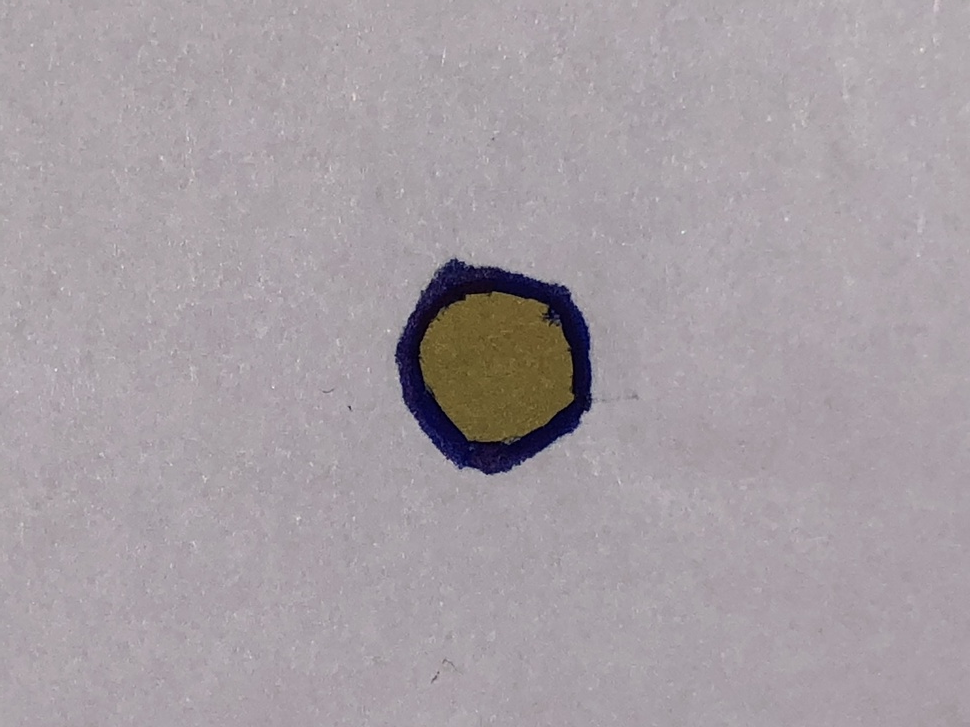
#> input picture IMG_8914.jpg, 970 x 727 px, shrunk from 4032 x 3024 before the run
$ python -i background.py   (imports and definitions only)
#> lines starting #> are read from the running program, lines starting #| are printed output that depends on the picture; after the words box and inside, x2 and y2 are one past the last pixel; in counts of white or black regions, pixels touching at a corner belong together
#> further down, picture is the input picture: shape (727, 970, 3); mean B, G, R 163.8, 158.4, 166
import cv2
import numpy as np
import math
from enum import Enum

class BackgroundPipeline:
    """
    An OpenCV pipeline generated by GRIP.
    """

    def __init__(self):
        """initializes all values to presets or None if need to be set
        """

        self.normalize_type = cv2.NORM_MINMAX
        self.normalize_alpha = 0.0
        self.normalize_beta = 255.0

        self.normalize_output = None

        self.hsv_threshold_input = self.normalize_output
        self.hsv_threshold_hue = [0.0, 180.0]
        self.hsv_threshold_saturation = [0.0, 85.0]
        self.hsv_threshold_value = [170.0, 255.0]

        self.hsv_threshold_output = None


        self.mask_mask = self.hsv_threshold_output

        self.mask_output = None


    def process(self, source0):
        """
        Runs the pipeline and sets all outputs to new values.
        """
        # Step Normalize0:
        self.normalize_input = source0
        (self.normalize_output) = self.normalize(self.normalize_input, self.normalize_type, self.normalize_alpha, self.normalize_beta)

        # Step HSV_Threshold0:
        self.hsv_threshold_input = self.normalize_output
        (self.hsv_threshold_output) = self.hsv_threshold(self.hsv_threshold_input, self.hsv_threshold_hue, self.hsv_threshold_saturation, self.hsv_threshold_value)

        # Step Mask0:
        self.mask_input = source0
        self.mask_mask = self.hsv_threshold_output
        (self.mask_output) = self.mask(self.mask_input, self.mask_mask)


    @staticmethod
    def normalize(input, type, a, b):
        """Normalizes or remaps the values of pixels in an image.
        Args:
            input: A numpy.ndarray.
            type: Opencv enum.
            a: The minimum value.
            b: The maximum value.
        Returns:
            A numpy.ndarray of the same type as the input.
        """
#> called with type = 32, a = 0, b = 255
        return cv2.normalize(input, None, a, b, type)

    @staticmethod
    def hsv_threshold(input, hue, sat, val):
        """Segment an image based on hue, saturation, and value ranges.
        Args:
            input: A BGR numpy.ndarray.
            hue: A list of two numbers the are the min and max hue.
            sat: A list of two numbers the are the min and max saturation.
            lum: A list of two numbers the are the min and max value.
        Returns:
            A black and white numpy.ndarray.
        """
        out = cv2.cvtColor(input, cv2.COLOR_BGR2HSV)
#> out: shape (727, 970, 3); mean H, S, V 151.7, 18, 172.1
        return cv2.inRange(out, (hue[0], sat[0], val[0]),  (hue[1], sat[1], val[1]))
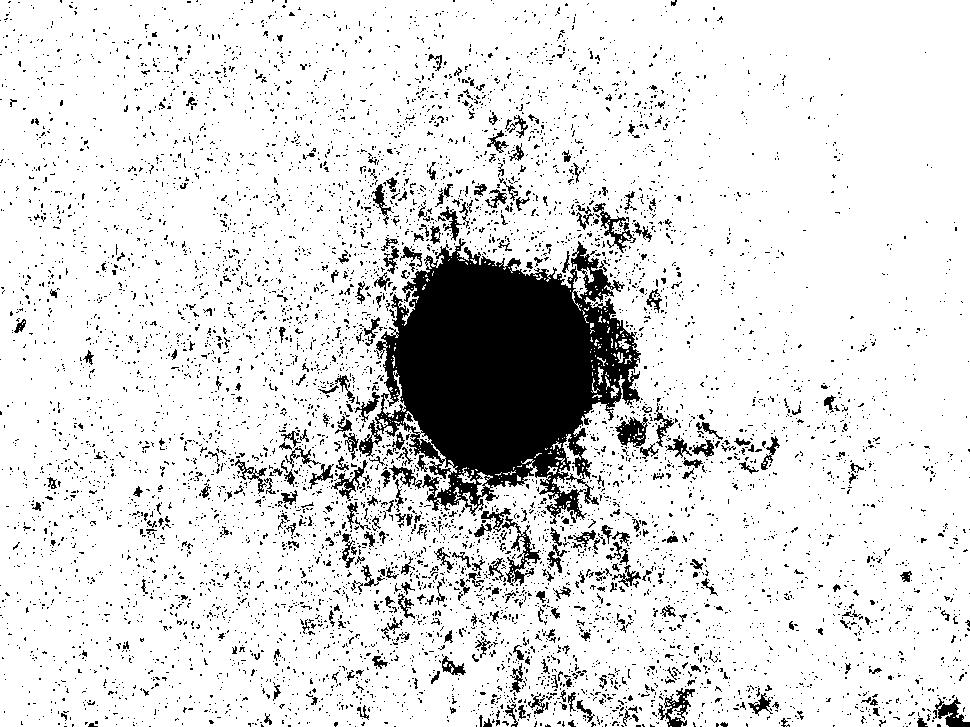
#> returned value: shape (727, 970); 87.1% white; 7036 black regions (6666 under 20 px), largest, box (x1, y1, x2, y2) and area: (359, 238, 641, 524) 44804, (502, 516, 541, 586) 715, (615, 417, 648, 448) 577

    @staticmethod
    def mask(input, mask):
        """Filter out an area of an image using a binary mask.
        Args:
            input: A three channel numpy.ndarray.
            mask: A black and white numpy.ndarray.
        Returns:
            A three channel numpy.ndarray.
        """
        return cv2.bitwise_and(input, input, mask=mask)
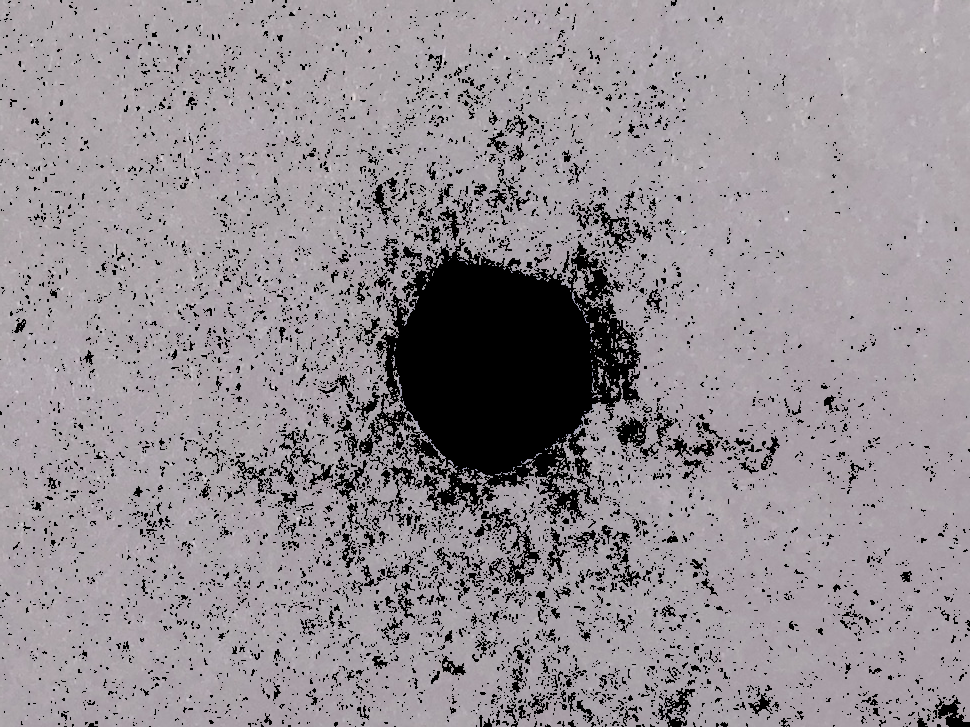
#> returned value: shape (727, 970, 3); mean of channels 0, 1, 2 148.1, 142.8, 149.4; drawn as B, G, R

def get_background_color(source):
    img = source.copy()
    p = BackgroundPipeline()
    p.process(img)

    # get average bgr of the white paper background for calibration purposes
    float_bgr = list(cv2.mean(p.mask_output[:,:,:], p.mask_mask)[0:3])
    bgr_background = [round(x) for x in float_bgr]

    # get average hsv as well
    hsv_mat = cv2.cvtColor(np.uint8([[bgr_background]]), cv2.COLOR_BGR2HSV)
    hsv_background = hsv_mat[0][0]

    return p, np.array(bgr_background).astype(int), np.array(hsv_background).astype(int)

>>> import cv2
>>> picture = cv2.imread('IMG_8914.jpg')
>>> result = BackgroundPipeline().process(picture)

$ run again, on IMG_8915.jpg
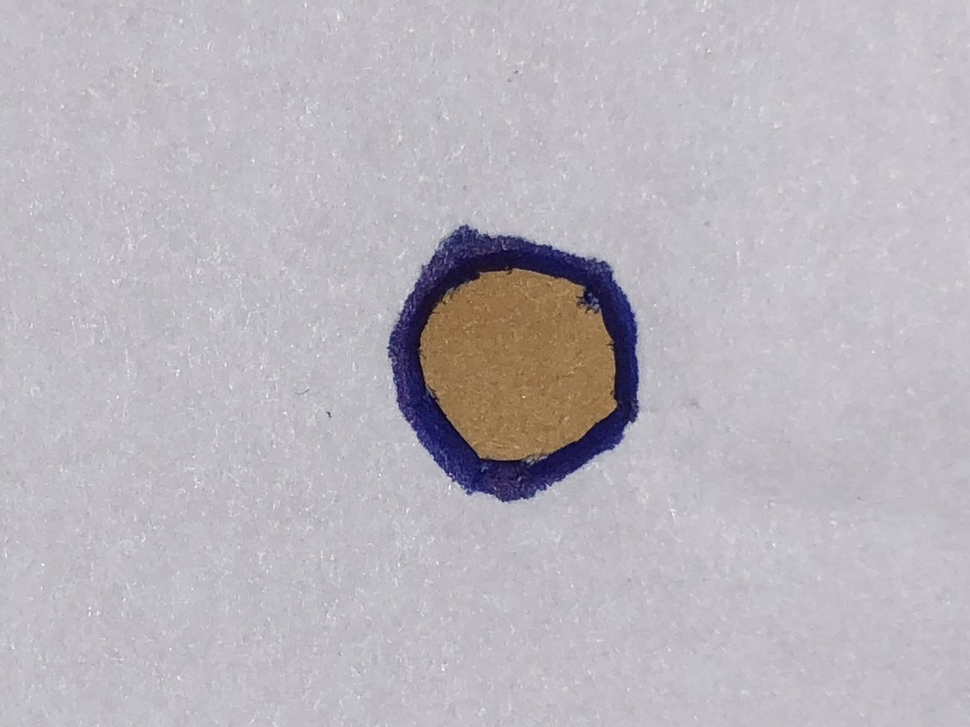
#> input picture IMG_8915.jpg, 970 x 727 px, shrunk from 4032 x 3024 before the run
#> picture is the input picture: shape (727, 970, 3); mean B, G, R 188.4, 181.7, 185.8
#> out: shape (727, 970, 3); mean H, S, V 126.5, 18.4, 191.3
#> in hsv_threshold, `return cv2.inRange(out, (hue[0], sat[0], val[0]),  (hue[1], sat[1], va..`:
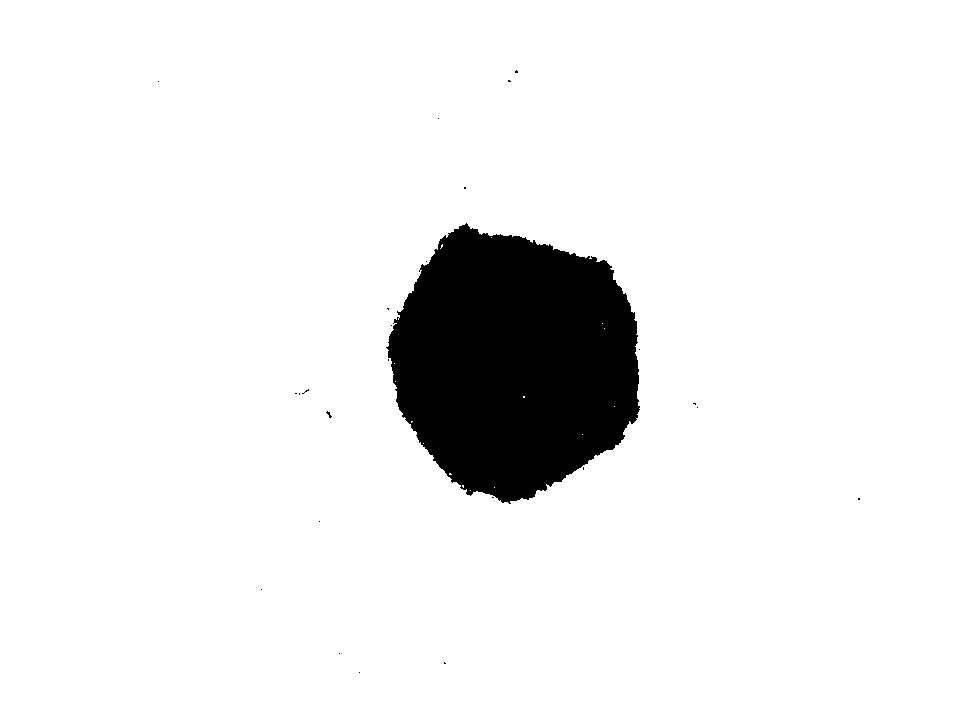
#> returned value: shape (727, 970); 92.6% white; 25 black regions (24 under 20 px), largest, box (x1, y1, x2, y2) and area: (386, 223, 640, 504) 52042
#> in mask, `return cv2.bitwise_and(input, input, mask=mask)`:
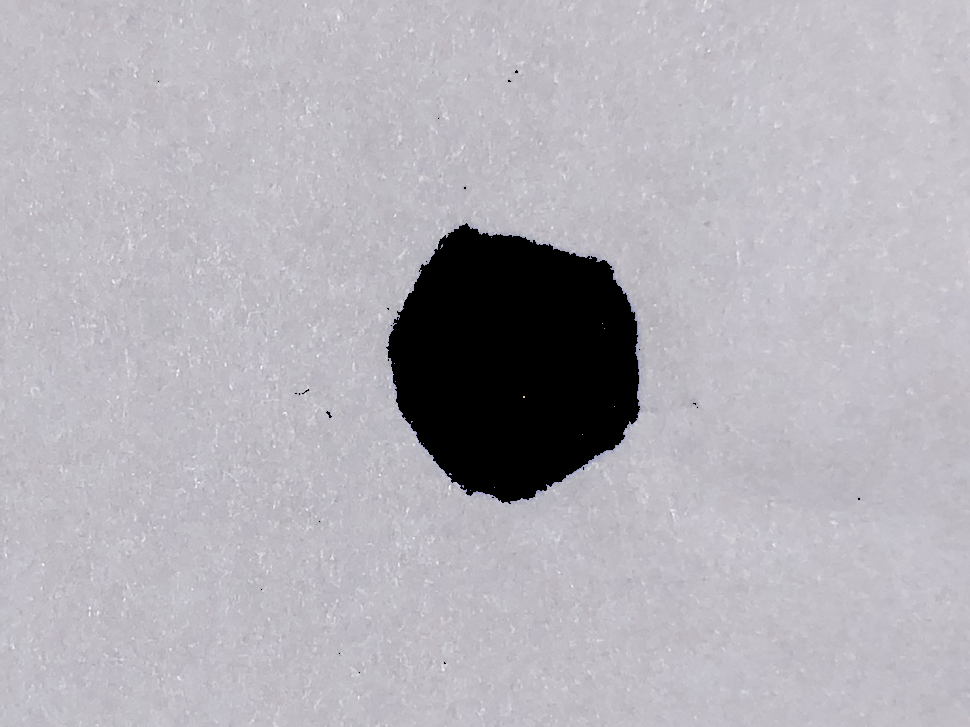
#> returned value: shape (727, 970, 3); mean of channels 0, 1, 2 182.5, 175.6, 178.2; drawn as B, G, R

$ run again, on IMG_8916.jpg
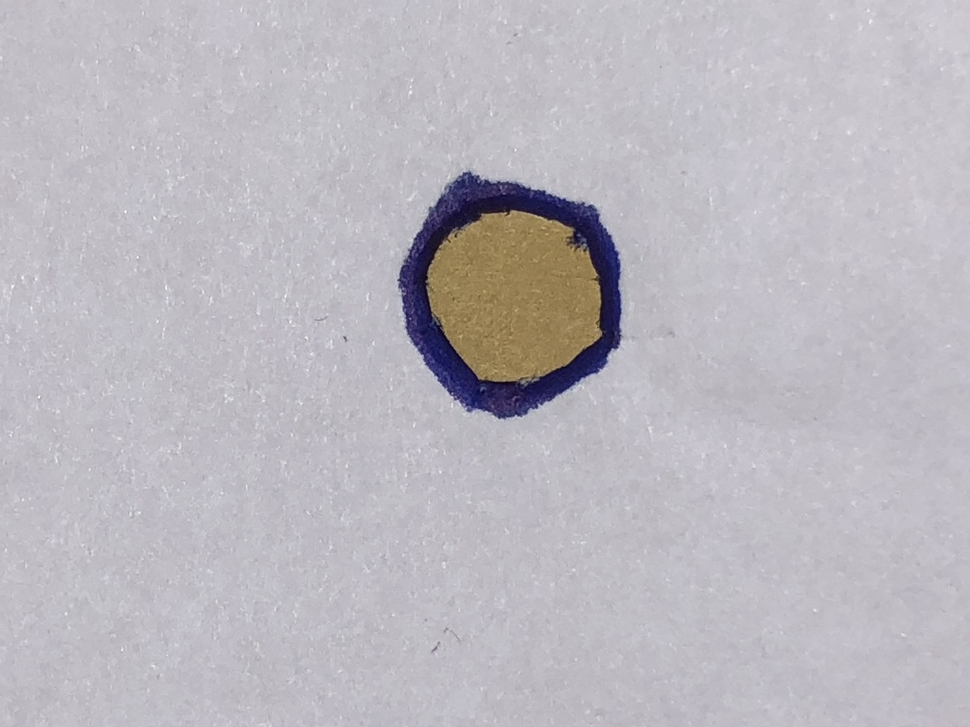
#> input picture IMG_8916.jpg, 970 x 727 px, shrunk from 4032 x 3024 before the run
#> picture is the input picture: shape (727, 970, 3); mean B, G, R 190.8, 184, 187.3
#> out: shape (727, 970, 3); mean H, S, V 126.5, 16.3, 192.9
#> in hsv_threshold, `return cv2.inRange(out, (hue[0], sat[0], val[0]),  (hue[1], sat[1], va..`:
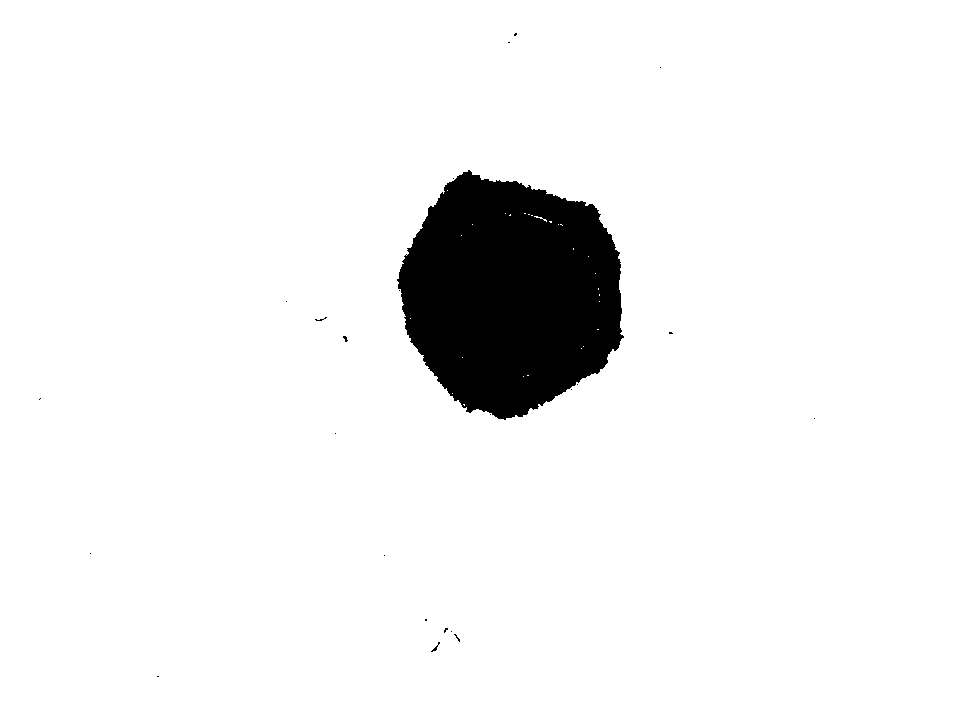
#> returned value: shape (727, 970); 94.1% white; 24 black regions (22 under 20 px), largest, box (x1, y1, x2, y2) and area: (397, 170, 624, 420) 41341, (431, 642, 440, 652) 23
#> in mask, `return cv2.bitwise_and(input, input, mask=mask)`:
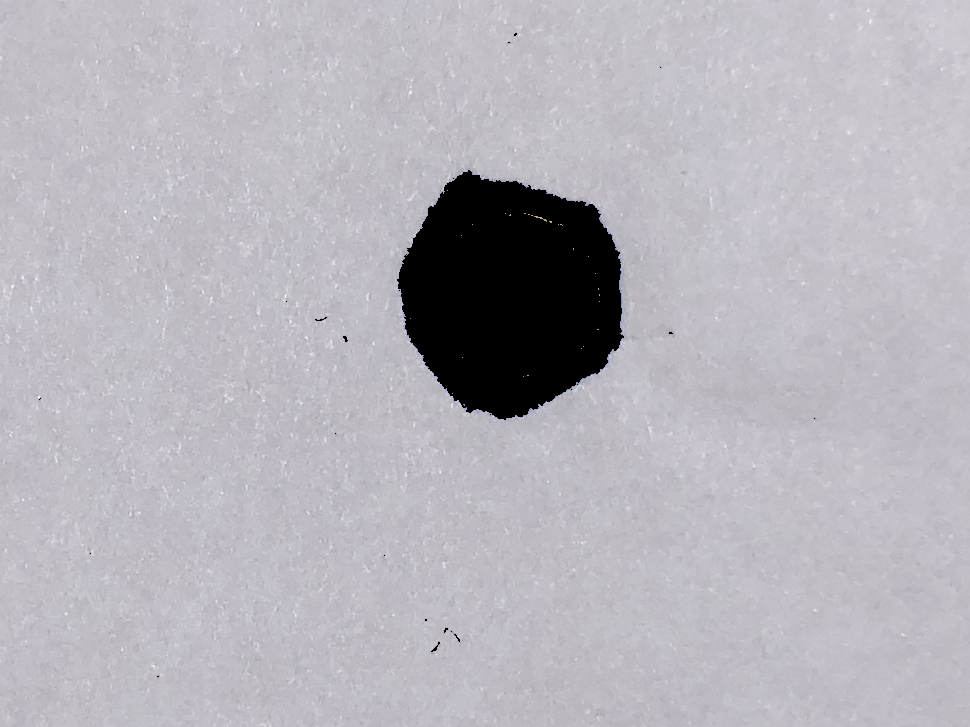
#> returned value: shape (727, 970, 3); mean of channels 0, 1, 2 185.9, 178.8, 181.3; drawn as B, G, R
